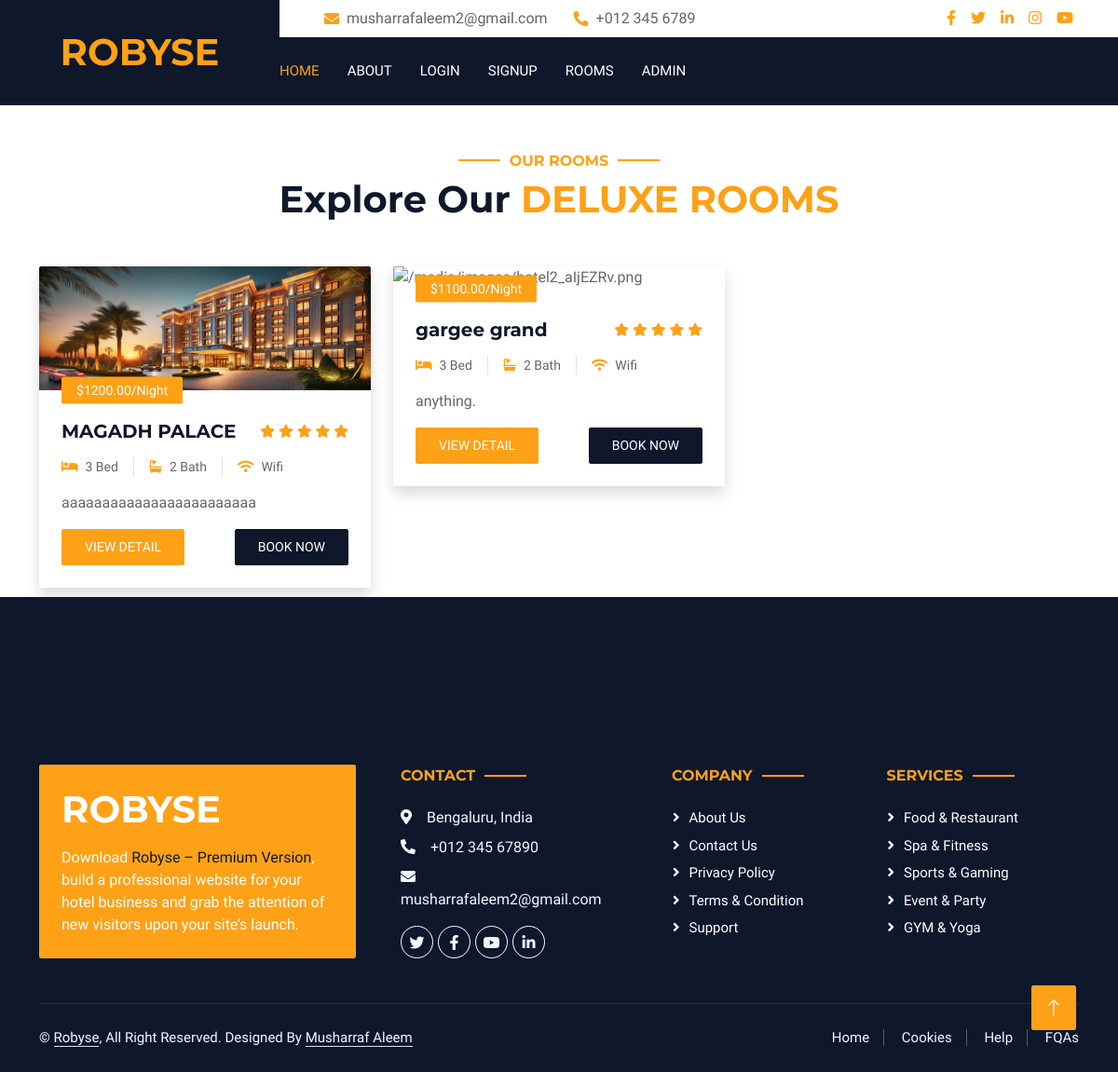
The app's page /category/1/, older data.
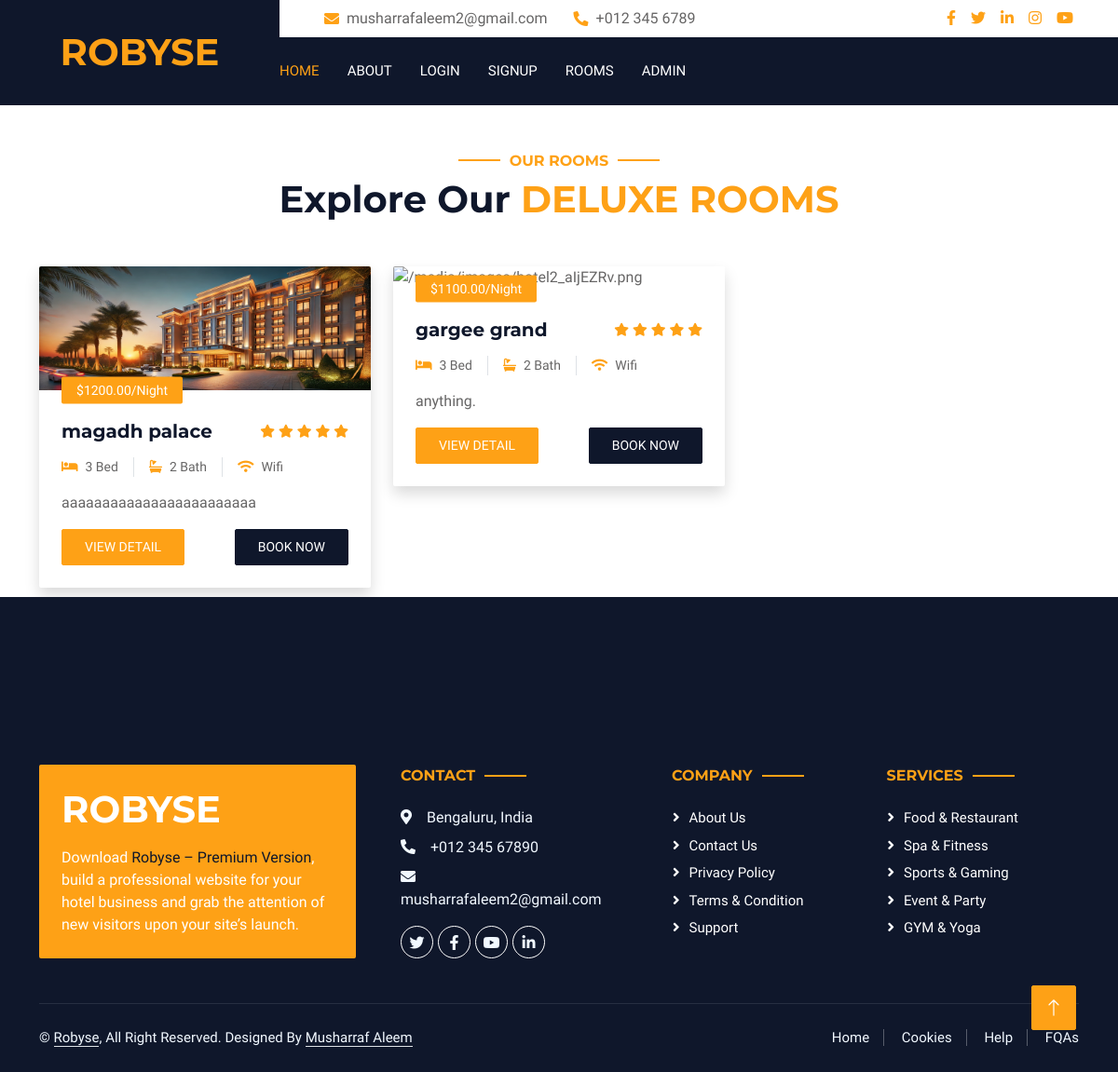
The same page, newer data.
### app/models.py (models this page shows, shortened)
class Model1(models.Model):
    category= models.ForeignKey(Category, on_delete=models.CASCADE, related_name='model1_items')
    name = models.CharField(max_length=255)
    image = models.ImageField(upload_to='images/')
    description = models.TextField()
    price = models.DecimalField(max_digits=10, decimal_places=2)
    rating = models.FloatField()
    location = models.CharField(max_length=255)
    availability = models.BooleanField(default=True)

### app/views.py (the view)
# urls.py: path('category/<int:pk>/', category_detail, name='category_detail'),
def category_detail(request, pk):
    category = get_object_or_404(Category, pk=pk)
    instances = Model1.objects.filter(category=category)  # Filter instances by category
    return render(request, 'category_detail.html', {'category': category, 'instances': instances})

### templates/category_detail.html (shortened to what this page needs)
{% extends "base1.html" %}
{% load static %}
{% block content %}
<div class="container-xxl py-5">
    <div class="container">
        <div class="text-center wow fadeInUp" data-wow-delay="0.1s">
            <h6 class="section-title text-center text-primary text-uppercase">Our Rooms</h6>
            <h1 class="mb-5">Explore Our <span class="text-primary text-uppercase">{{category.name}} rooms</span></h1>
        </div>
        <div class="row g-4">
            {% for k in instances %}
            <div class="col-lg-4 col-md-6 wow fadeInUp" data-wow-delay="0.6s">
                <div class="room-item shadow rounded overflow-hidden">
                    <div class="position-relative">
                        <img class="img-fluid" src="{{ k.image.url }}" alt="{{ k.image.url }}">
                        <small
                            class="position-absolute start-0 top-100 translate-middle-y bg-primary text-white rounded py-1 px-3 ms-4">${{k.price}}/Night</small>
                    </div>
                    <div class="p-4 mt-2">
                        <div class="d-flex justify-content-between mb-3">
                            <h5 class="mb-0">{{k.name}}</h5>
                            <div class="ps-2">
                                <small class="fa fa-star text-primary"></small>
                                <small class="fa fa-star text-primary"></small>
                                <small class="fa fa-star text-primary"></small>
                                <small class="fa fa-star text-primary"></small>
                                <small class="fa fa-star text-primary"></small>
                            </div>
                        </div>
                        <div class="d-flex mb-3">
                            <small class="border-end me-3 pe-3"><i class="fa fa-bed text-primary me-2"></i>3 Bed</small>
                            <small class="border-end me-3 pe-3"><i class="fa fa-bath text-primary me-2"></i>2
                                Bath</small>
                            <small><i class="fa fa-wifi text-primary me-2"></i>Wifi</small>
                        </div>
                        <p class="text-body mb-3">{{k.description}}</p>
                        <div class="d-flex justify-content-between">
                            <a class="btn btn-sm btn-primary rounded py-2 px-4"
                                href="{% url 'instance_detail' k.pk %}">View Detail</a>
                            <a class="btn btn-sm btn-dark rounded py-2 px-4" href="{% url 'booking' k.pk %}">Book
                                Now</a>
                        </div>
                    </div>
                </div>
            </div>
            {% endfor %}
        </div>
    </div>
</div>
<br><br><br>
{% endblock content %}

Row changes from the older to the newer data that the page shows:
changed Model1 "aaaaaaaaaaaaaaaaaaaaaaaa": name "MAGADH PALACE" → "magadh palace"
